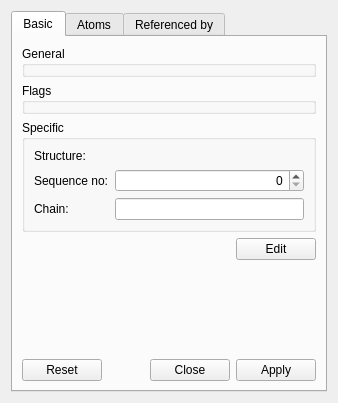
<?xml version="1.0" encoding="UTF-8"?>
<ui version="4.0">
 <class>ResidueDesigner</class>
 <widget class="QWidget" name="ResidueDesigner">
  <property name="geometry">
   <rect>
    <x>0</x>
    <y>0</y>
    <width>338</width>
    <height>403</height>
   </rect>
  </property>
  <property name="windowTitle">
   <string>Residue</string>
  </property>
  <layout class="QVBoxLayout" name="_10">
   <item>
    <widget class="QTabWidget" name="tabWidget">
     <property name="currentIndex">
      <number>0</number>
     </property>
     <widget class="QWidget" name="tab">
      <attribute name="title">
       <string>Basic</string>
      </attribute>
      <layout class="QVBoxLayout" name="_9">
       <item>
        <widget class="QGroupBox" name="generalGB">
         <property name="title">
          <string>General</string>
         </property>
        </widget>
       </item>
       <item>
        <widget class="QGroupBox" name="flagsGB">
         <property name="title">
          <string>Flags</string>
         </property>
        </widget>
       </item>
       <item>
        <widget class="QGroupBox" name="specificGB">
         <property name="title">
          <string>Specific</string>
         </property>
         <layout class="QGridLayout" name="_5">
          <item row="1" column="0">
           <widget class="QLabel" name="label_2">
            <property name="text">
             <string>Sequence no:</string>
            </property>
           </widget>
          </item>
          <item row="1" column="1">
           <widget class="QSpinBox" name="seqNumberSB">
            <property name="alignment">
             <set>Qt::AlignRight|Qt::AlignTrailing|Qt::AlignVCenter</set>
            </property>
            <property name="minimum">
             <number>0</number>
            </property>
            <property name="maximum">
             <number>10000000</number>
            </property>
           </widget>
          </item>
          <item row="2" column="0">
           <widget class="QLabel" name="label_3">
            <property name="text">
             <string>Chain:</string>
            </property>
           </widget>
          </item>
          <item row="2" column="1">
           <widget class="QLineEdit" name="chainLE">
            <property name="alignment">
             <set>Qt::AlignRight|Qt::AlignTrailing|Qt::AlignVCenter</set>
            </property>
           </widget>
          </item>
          <item row="0" column="0">
           <widget class="QLabel" name="label1">
            <property name="text">
             <string>Structure:</string>
            </property>
           </widget>
          </item>
          <item row="0" column="1">
           <widget class="QObjectLinkWidget" name="structureW" native="true"/>
          </item>
         </layout>
        </widget>
       </item>
       <item>
        <layout class="QHBoxLayout" name="_3">
         <item>
          <spacer name="horizontalSpacer">
           <property name="orientation">
            <enum>Qt::Horizontal</enum>
           </property>
           <property name="sizeHint" stdset="0">
            <size>
             <width>40</width>
             <height>20</height>
            </size>
           </property>
          </spacer>
         </item>
         <item>
          <widget class="QPushButton" name="editPB">
           <property name="text">
            <string>Edit</string>
           </property>
          </widget>
         </item>
        </layout>
       </item>
       <item>
        <spacer name="verticalSpacer">
         <property name="orientation">
          <enum>Qt::Vertical</enum>
         </property>
         <property name="sizeHint" stdset="0">
          <size>
           <width>20</width>
           <height>19</height>
          </size>
         </property>
        </spacer>
       </item>
       <item>
        <widget class="QDialogButtonBox" name="buttonBox">
         <property name="standardButtons">
          <set>QDialogButtonBox::Apply|QDialogButtonBox::Close|QDialogButtonBox::Reset</set>
         </property>
        </widget>
       </item>
      </layout>
     </widget>
     <widget class="QWidget" name="tab_2">
      <attribute name="title">
       <string>Atoms</string>
      </attribute>
      <layout class="QVBoxLayout" name="_8">
       <property name="margin">
        <number>2</number>
       </property>
       <item>
        <widget class="QTreeView" name="atomsTV">
         <property name="focusPolicy">
          <enum>Qt::NoFocus</enum>
         </property>
         <property name="rootIsDecorated">
          <bool>false</bool>
         </property>
        </widget>
       </item>
       <item>
        <layout class="QHBoxLayout" name="_6">
         <item>
          <widget class="QLabel" name="label">
           <property name="text">
            <string>Number of atoms:</string>
           </property>
          </widget>
         </item>
         <item>
          <widget class="QLineEdit" name="numOfAtomLE">
           <property name="frame">
            <bool>false</bool>
           </property>
           <property name="alignment">
            <set>Qt::AlignRight|Qt::AlignTrailing|Qt::AlignVCenter</set>
           </property>
           <property name="readOnly">
            <bool>true</bool>
           </property>
          </widget>
         </item>
        </layout>
       </item>
      </layout>
     </widget>
     <widget class="QWidget" name="refByTab">
      <attribute name="title">
       <string>Referenced by</string>
      </attribute>
     </widget>
    </widget>
   </item>
  </layout>
 </widget>
 <customwidgets>
  <customwidget>
   <class>QObjectLinkWidget</class>
   <extends>QWidget</extends>
   <header location="global">ObjectLinkWidget.hpp</header>
   <container>1</container>
  </customwidget>
 </customwidgets>
 <resources/>
 <connections/>
</ui>
